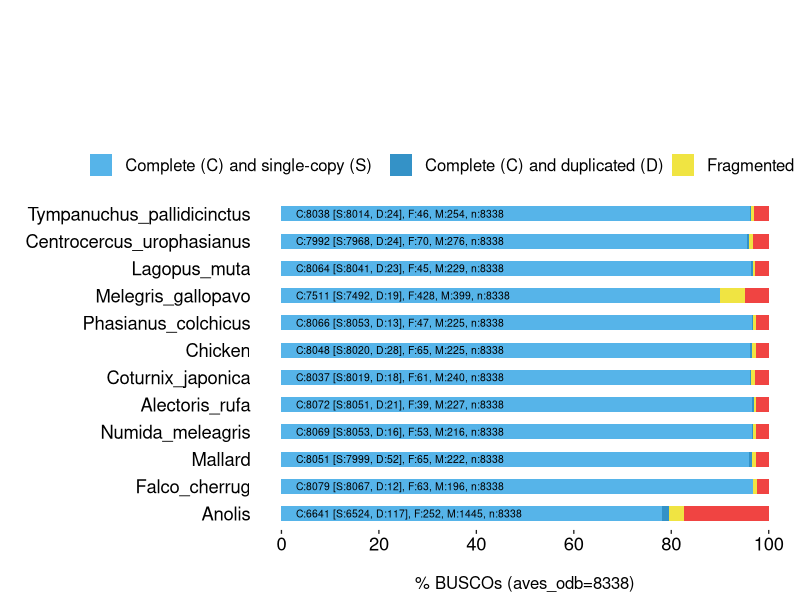
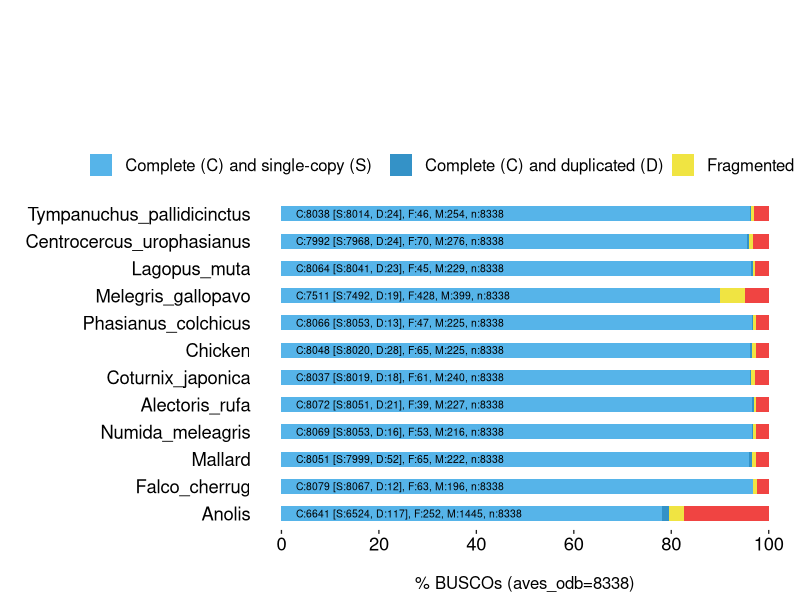

R code for these plots, in order:
######################################
#
# BUSCO summary figure
# @version 4.0.0
# @since BUSCO 2.0.0
# 
# Copyright (c) 2016-2023, Evgeny Zdobnov (ez@ezlab.org)
# Licensed under the MIT license. See LICENSE.md file.
#
######################################

# Load the required libraries
library(ggplot2)
library("grid")

# !!! CONFIGURE YOUR PLOT HERE !!! 
# Output
my_output <- paste("tree_buscos.png",sep="/") 
my_width <- 35
my_height <- 15
my_unit <- "cm"

# Colors
my_colors <- c("#56B4E9", "#3492C7", "#F0E442", "#F04442")
# Bar height ratio
my_bar_height <- 0.55

# Legend
my_title <- "BUSCO Assessment Results"

# Font
my_family <- "sans"
my_size_ratio <- 1

# !!! SEE YOUR DATA HERE !!! 
# Your data as generated by python, remove or add more
my_species <- c('Alectoris_rufa', 'Alectoris_rufa', 'Alectoris_rufa', 'Alectoris_rufa', 'Anolis', 'Anolis', 'Anolis', 'Anolis', 'Centrocercus_urophasianus', 'Centrocercus_urophasianus', 'Centrocercus_urophasianus', 'Centrocercus_urophasianus', 'Chicken', 'Chicken', 'Chicken', 'Chicken', 'Coturnix_japonica', 'Coturnix_japonica', 'Coturnix_japonica', 'Coturnix_japonica', 'Falco_cherrug', 'Falco_cherrug', 'Falco_cherrug', 'Falco_cherrug', 'Lagopus_muta', 'Lagopus_muta', 'Lagopus_muta', 'Lagopus_muta', 'Mallard', 'Mallard', 'Mallard', 'Mallard', 'Melegris_gallopavo', 'Melegris_gallopavo', 'Melegris_gallopavo', 'Melegris_gallopavo', 'Numida_meleagris', 'Numida_meleagris', 'Numida_meleagris', 'Numida_meleagris', 'Phasianus_colchicus', 'Phasianus_colchicus', 'Phasianus_colchicus', 'Phasianus_colchicus', 'Tympanuchus_pallidicinctus', 'Tympanuchus_pallidicinctus', 'Tympanuchus_pallidicinctus', 'Tympanuchus_pallidicinctus')
my_species <- factor(my_species)
#my_species <- factor(my_species, levels = c("Tympanuchus_pallidicinctus", "Centrocercus_urophasianus", "Lagopus_muta", "Melegris_gallopavo", "Phasianus_colchicus", "Chicken", "Coturnix_japonica", "Alectoris_rufa", "Numida_meleagris", "Mallard", "Falco_cherrug", "Anolis"))

my_species <- factor(my_species, levels = c("Anolis", "Falco_cherrug", "Mallard", "Numida_meleagris", "Alectoris_rufa", "Coturnix_japonica", "Chicken", "Phasianus_colchicus", "Melegris_gallopavo", "Lagopus_muta", "Centrocercus_urophasianus", "Tympanuchus_pallidicinctus"))
# reorder your species here just by changing the values in the vector :
my_percentage <- c(96.6, 0.3, 0.5, 2.6, 78.2, 1.4, 3.0, 17.4, 95.6, 0.3, 0.8, 3.3, 96.2, 0.3, 0.8, 2.7, 96.2, 0.2, 0.7, 2.9, 96.7, 0.1, 0.8, 2.4, 96.4, 0.3, 0.5, 2.8, 95.9, 0.6, 0.8, 2.7, 89.9, 0.2, 5.1, 4.8, 96.6, 0.2, 0.6, 2.6, 96.6, 0.2, 0.6, 2.6, 96.1, 0.3, 0.6, 3.0)
my_values <- c(8051, 21, 39, 227, 6524, 117, 252, 1445, 7968, 24, 70, 276, 8020, 28, 65, 225, 8019, 18, 61, 240, 8067, 12, 63, 196, 8041, 23, 45, 229, 7999, 52, 65, 222, 7492, 19, 428, 399, 8053, 16, 53, 216, 8053, 13, 47, 225, 8014, 24, 46, 254)

######################################
######################################
######################################
# Code to produce the graph
labsize = 1
if (length(levels(my_species)) > 10){
 labsize = 0.66
}
print("Plotting the figure ...")
category <- c(rep(c("S","D","F","M"),c(1)))
category <-factor(category)
category = factor(category,levels(category)[c(4,1,2,3)])
df = data.frame(my_species,my_percentage,my_values,category)

figure <- ggplot() + 
  
  geom_bar(aes(y = my_percentage, x = my_species, fill = category), position = position_stack(reverse = TRUE), data = df, stat="identity", width=my_bar_height) + 
  coord_flip() + 
  theme_gray(base_size = 10) + 
  scale_y_continuous(labels = c("0","20","40","60","80","100"), breaks = c(0,20,40,60,80,100)) + 
  scale_fill_manual(values = my_colors,labels =c(" Complete (C) and single-copy (S)  ",
                                                 " Complete (C) and duplicated (D)",
                                                 " Fragmented (F)  ",
                                                 " Missing (M)")) +   
  ggtitle(my_title) + 
  xlab("") + 
  ylab("\n% BUSCOs (aves_odb=8338)") + 
  
  theme(plot.title = element_text(family=my_family, hjust=5, colour = "black", size = rel(10)*my_size_ratio, face = "bold"),
        legend.title=element_text(size=22),
        legend.key = element_rect(fill = "transparent", colour = "transparent"),
        panel.background=element_rect(fill="transparent",colour=NA),
        plot.background=element_rect(fill="transparent",colour=NA),
        legend.background = element_rect(fill = "transparent")) +
  
  theme(legend.position="top",legend.title = element_blank()) + 
  theme(legend.text = element_text(family=my_family, size = rel(1.2)*my_size_ratio)) +
  theme(panel.background = element_rect()) +
  theme(panel.grid.minor = element_blank()) + 
  theme(panel.grid.major = element_blank()) +
  theme(axis.text.y = element_text(family=my_family, colour = "black", size = rel(1.66)*my_size_ratio)) + 
  theme(axis.text.x = element_text(family=my_family, colour = "black", size = rel(1.66)*my_size_ratio)) + 
  #theme(axis.line = element_line(size=1*my_size_ratio, colour = "black")) + 
  theme(axis.ticks.length = unit(0.80, "cm")) + 
  theme(axis.ticks.y = element_line(colour="white", size = 0)) + 
  theme(axis.ticks.x = element_line(colour="#222222")) + 
  theme(axis.ticks.length = unit(0.1, "cm")) + 
  theme(axis.title.x = element_text(family=my_family, size=rel(1.2)*my_size_ratio)) + 
  
  guides(fill = guide_legend(override.aes = list(colour = NULL))) +
  guides(fill=guide_legend())

for(i in rev(c(1:length(levels(my_species))))){
  detailed_values <- my_values[my_species==my_species[my_species==levels(my_species)[i]]]
  total_buscos <- sum(detailed_values)
  figure <- figure + 
    annotate("text", label=paste("C:", detailed_values[1] + detailed_values[2], " [S:", detailed_values[1], ", D:", detailed_values[2], "], F:", detailed_values[3], ", M:", detailed_values[4], ", n:", total_buscos, sep=""), 
             y=3, x = i, size = labsize*4*my_size_ratio, colour = "black", hjust=0, family=my_family)
}

figure
ggsave(figure, file=my_output, width = my_width, height = my_height, unit = my_unit)

print("Done")
